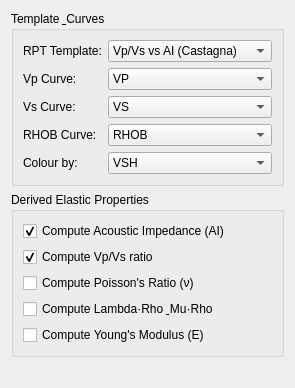
           <widget class="QWidget" name="scrollRPContents">
            <layout class="QVBoxLayout"><property name="spacing"><number>6</number></property>
             <item>
              <widget class="QGroupBox"><property name="title"><string>Template &amp; Curves</string></property>
               <layout class="QFormLayout">
                <item row="0" column="0"><widget class="QLabel"><property name="text"><string>RPT Template:</string></property></widget></item>
                <item row="0" column="1"><widget class="QComboBox" name="comboRPTemplate"><item><property name="text"><string>Vp/Vs vs AI (Castagna)</string></property></item><item><property name="text"><string>Vp vs Porosity (Han)</string></property></item><item><property name="text"><string>Vs vs Porosity</string></property></item><item><property name="text"><string>Lambda-Rho vs Mu-Rho</string></property></item><item><property name="text"><string>AI vs Vp/Vs</string></property></item></widget></item>
                <item row="1" column="0"><widget class="QLabel"><property name="text"><string>Vp Curve:</string></property></widget></item>
                <item row="1" column="1"><widget class="QComboBox" name="comboRPVp"><item><property name="text"><string>VP</string></property></item><item><property name="text"><string>DT (computed)</string></property></item></widget></item>
                <item row="2" column="0"><widget class="QLabel"><property name="text"><string>Vs Curve:</string></property></widget></item>
                <item row="2" column="1"><widget class="QComboBox" name="comboRPVs"><item><property name="text"><string>VS</string></property></item><item><property name="text"><string>DTS (computed)</string></property></item></widget></item>
                <item row="3" column="0"><widget class="QLabel"><property name="text"><string>RHOB Curve:</string></property></widget></item>
                <item row="3" column="1"><widget class="QComboBox" name="comboRPRHOB"><item><property name="text"><string>RHOB</string></property></item></widget></item>
                <item row="4" column="0"><widget class="QLabel" name="labelRPColorBy"><property name="text"><string>Colour by:</string></property></widget></item>
                <item row="4" column="1"><widget class="QComboBox" name="comboRPColor"><item><property name="text"><string>VSH</string></property></item><item><property name="text"><string>SW</string></property></item><item><property name="text"><string>PHIE</string></property></item><item><property name="text"><string>Depth</string></property></item></widget></item>
               </layout>
              </widget>
             </item>
             <item>
              <widget class="QGroupBox"><property name="title"><string>Derived Elastic Properties</string></property>
               <layout class="QVBoxLayout">
                <item><widget class="QCheckBox" name="checkRPCalcAI"><property name="text"><string>Compute Acoustic Impedance (AI)</string></property><property name="checked"><bool>true</bool></property></widget></item>
                <item><widget class="QCheckBox" name="checkRPCalcVpVs"><property name="text"><string>Compute Vp/Vs ratio</string></property><property name="checked"><bool>true</bool></property></widget></item>
                <item><widget class="QCheckBox" name="checkRPCalcPR"><property name="text"><string>Compute Poisson's Ratio (ν)</string></property></widget></item>
                <item><widget class="QCheckBox" name="checkRPCalcLR"><property name="text"><string>Compute Lambda·Rho &amp; Mu·Rho</string></property></widget></item>
                <item><widget class="QCheckBox" name="checkRPCalcE"><property name="text"><string>Compute Young's Modulus (E)</string></property></widget></item>
               </layout>
              </widget>
             </item>
             <item><spacer><property name="orientation"><enum>Qt::Vertical</enum></property><property name="sizeHint" stdset="0"><size><width>20</width><height>20</height></size></property></spacer></item>
            </layout>
           </widget>
